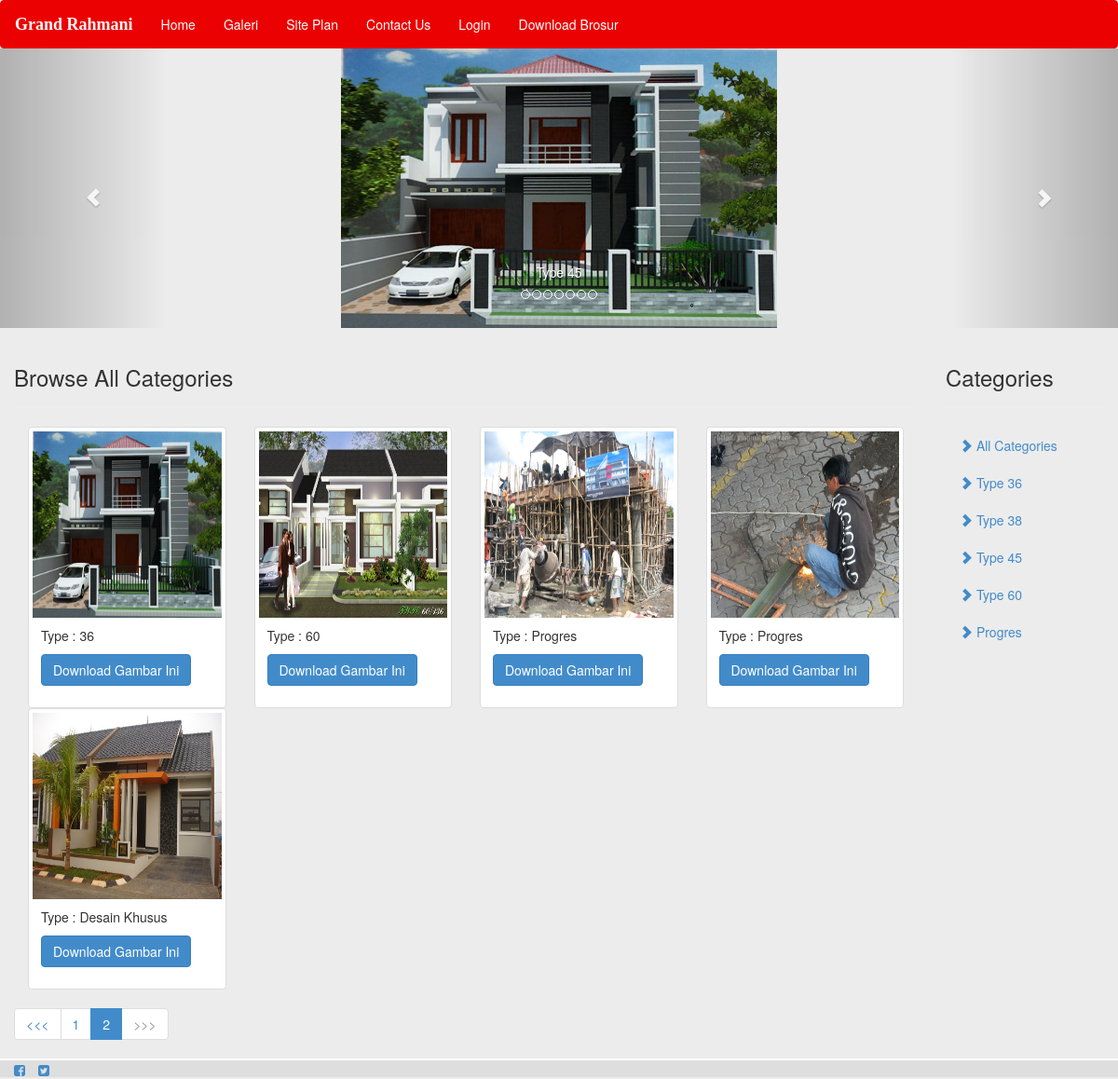
Page /index.php?content=galery&page=2 on the committed database.
### tables this page shows
CREATE TABLE IF NOT EXISTS `slider` (
`id` int(11) NOT NULL,
  `gambar` varchar(50) NOT NULL,
  `caption` varchar(50) NOT NULL
);

CREATE TABLE IF NOT EXISTS `galeri` (
`id` int(11) NOT NULL,
  `tipe` varchar(50) NOT NULL,
  `gambar` varchar(100) NOT NULL
);

### app/content/galery.php (the view, shortened to what this page needs)
<div class="row">
    <div id="carousel-example-generic" class="carousel slide" data-ride="carousel">
        <?php
        $query = mysql_query("select * from slider");
        $jumlah_gambar = mysql_num_rows($query) or die(mysql_error());
        ?>
        <ol class="carousel-indicators">
            <?php
            for ($a = 0; $a < $jumlah_gambar; $a++) {
                echo "<li data-target=\"#carousel-example-generic\" data-slide-to=\"$a\" class=";
                if ($a == 0)
                    echo "active";
                echo "></li>";
            }
            ?>
        </ol>
        <div class="carousel-inner">
            <?php
            $bantu = 1;
            while ($fetch_slide = mysql_fetch_array($query)) {
                ?><div class="item <?php if ($bantu == 1) echo "active" ?>">
                    <img src="./asset/img/slider/<?php echo $fetch_slide['gambar'] ?>" style="margin:auto;height:300px;" alt="...">
                    <div class="carousel-caption">
                        <?php echo $fetch_slide['caption'] ?>
                    </div>
                </div>
                <?php
                $bantu++;
            }
            ?>
        </div>
        <a class="left carousel-control" href="#carousel-example-generic" data-slide="prev">
            <span class="glyphicon glyphicon-chevron-left"></span>
        </a>
        <a class="right carousel-control" href="#carousel-example-generic" data-slide="next">
            <span class="glyphicon glyphicon-chevron-right"></span>
        </a>
    </div>
</div>
<?php
$dataperhalaman = 8;
if (isset($_GET['page'])) {
    $halaman = $_GET['page'];
} else{
    $halaman = 1;
}
    $dataawal = ($halaman - 1) * $dataperhalaman;
if (isset($_GET['tipe'])) {
    $tipe = $_GET['tipe'];
    $query2 = mysql_query("select * from galeri where tipe='$tipe'") or die(mysql_error());
    $query_rumah = mysql_query("select * from galeri where tipe='$tipe' limit $dataawal,$dataperhalaman")or die(mysql_error());
    $link = "index.php?content=galery&tipe=$tipe";
} else {
    $link = "index.php?content=galery";
    $query2 = mysql_query("select * from galeri");
    $query_rumah = mysql_query("select * from galeri limit $dataawal,$dataperhalaman");
}
if(mysql_num_rows($query2)!=0){
$jumlah_data = mysql_num_rows($query2) ;
}else {
$jumlah_data=0;
}
$jumlah_halaman = ceil($jumlah_data / $dataperhalaman);
?>
<div class="row">
    <div class="col-md-10">
        <div class="page-header"> <h3>Browse All Categories</h3></div>
        <?php
        if($jumlah_data==0){
            echo "<div class=\"alert alert-danger\">
      <strong>Maaf!</strong> Data yang anda cari tidak ada!
    </div>";
        }else
            while ($fetch = mysql_fetch_array($query_rumah)) {
        ?>
            <div class="col-md-3 col-sm-4 col-xs-12">
                <div class="thumbnail">
                    <img src="./asset/img/gambar/<?php echo $fetch['gambar'] ?>" style="height:200px;"alt="..." >
                    <div class="caption">
                        <p>Type : <?php echo str_replace("_", " ", $fetch['tipe'])?></p>
                        <p><a href="./asset/img/gambar/<?php echo $fetch['gambar'] ?>" download="<?php echo $fetch['gambar'] ?>"class="btn btn-primary" role="button">Download Gambar Ini</a> </p>
                    </div>
                </div>
            </div>
        <?php
            }
        ?>
    </div>
    <div class="col-md-2">
        <div class="page-header">
            <h3>Categories</h3>
        </div>
        <ul class="nav bs-docs-sidenav">
            <li>
                <a href="index.php?content=galery"><span class="glyphicon glyphicon-chevron-right" aria-hidden="true"></span> All Categories</a>
            </li>
            <li>
                <a href="index.php?content=galery&tipe=36"><span class="glyphicon glyphicon-chevron-right" aria-hidden="true"></span> Type 36</a>
            </li>
            <li>
                <a href="index.php?content=galery&tipe=38"><span class="glyphicon glyphicon-chevron-right" aria-hidden="true"></span> Type 38</a>
            </li>
            <li>
                <a href="index.php?content=galery&tipe=45"><span class="glyphicon glyphicon-chevron-right" aria-hidden="true"></span> Type 45</a>
            </li>
            <li>
                <a href="index.php?content=galery&tipe=60"><span class="glyphicon glyphicon-chevron-right" aria-hidden="true"></span> Type 60</a>
            </li>
            <li>
                <a href="index.php?content=galery&tipe=Progres"><span class="glyphicon glyphicon-chevron-right" aria-hidden="true"></span> Progres</a>
            </li>
        </ul>
    </div>
</div>
<div class="row">
    <div class="col-md-12">
        <ul class="pagination">
            <?php
            if ($halaman > 1) {
                echo "<li><a href=\"$link&page=" . ($halaman - 1) . " \"><<<</a></li>";
            } else {
                echo "<li class=disabled><a href=#><<<</a></li>";
            }
            for ($a = 1; $a <= $jumlah_halaman; $a++) {
                if ($halaman == $a)
                    $aktif = "class=\"active\"";
                else
                    $aktif = "";
                echo "<li $aktif><a href=\"$link&page=$a\">$a</a></li>";
            }
            if ($halaman < $jumlah_halaman)
                echo "<li><a href=\"$link&page=" . ($halaman + 1) . " \">>>></a></li>";
            else
                echo "<li class=disabled><a href=#>>>></a></li>";
            ?>
        </ul>
    </div>
</div>

### rows in the picture
slider: gambar (picture), caption "Type 45"
galeri: gambar (picture), tipe "36"
galeri: gambar (picture), tipe "60"
galeri: gambar (picture), tipe "Progres"
galeri: gambar (picture), tipe "Progres"
galeri: gambar (picture), tipe "Desain Khusus"
